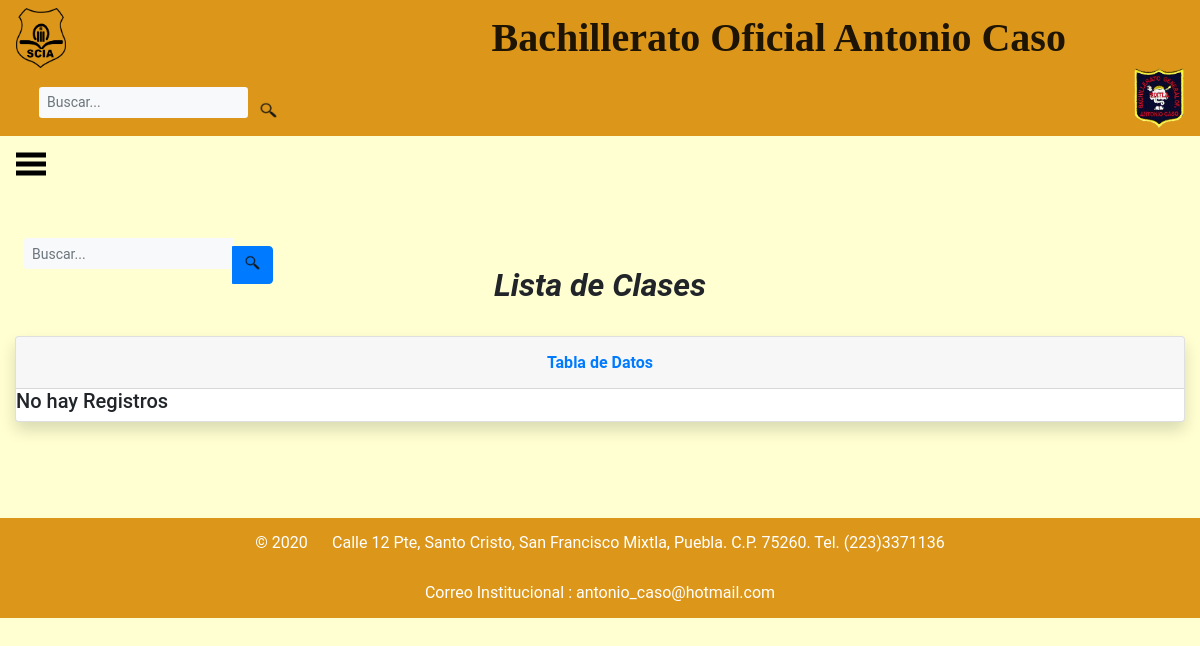
The page /Clases/ListaDetalleClases/ on the database as committed earlier.
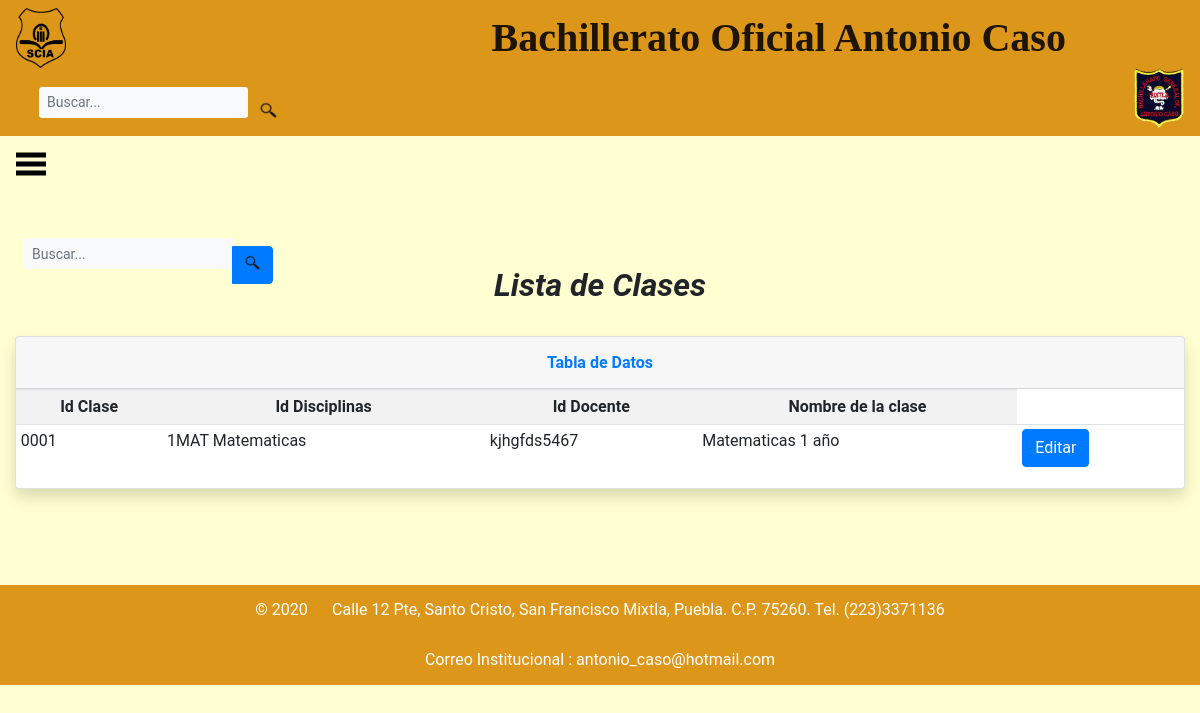
The same page on the database as committed later.
### base_SCIA/models/clase.py (models this page shows, shortened)
class Clase(models.Model):
	Id_Clase = models.CharField(
		primary_key = True,
		max_length=4,
		)
	Id_Disciplina = models.ForeignKey(
		'Disciplinas',
		on_delete=models.CASCADE,
		)
	Id_Docente = models.ForeignKey(
		'Docente',
		on_delete=models.CASCADE,
		)
	Nombre_Clase = models.CharField(
		max_length=30,
		)

### base_SCIA/models/disciplinas.py (models this page shows)
class Disciplinas(models.Model):
	Id_Disciplina = models.CharField(
		primary_key = True,
		max_length=4,
		)
	Nombre_Disciplina = models.CharField(
		max_length=30,
		)
	def __str__(self):
		return '%s %s' % (self.Id_Disciplina, self.Nombre_Disciplina)

### base_SCIA/models/docente.py (models this page shows)
class Docente(models.Model):
	Cedula_Profesional = models.CharField(
		primary_key = True,
		max_length=20,
		)
	Id_Aspirante = models.ForeignKey('Datos_Aspirantes',
		on_delete=models.CASCADE,
		)
	Grupo_Tutorado = models.CharField(max_length=30,
		)
	def __str__(self):
		return '%s ' % (self.Cedula_Profesional)

### base_SCIA/views.py (the view)
# urls.py: url(r'^Clases/ListaDetalleClases/$', views.listar_clases),
def listar_clases(request):
	busqueda = request.POST.get("buscarc") #Recuperamos la busqueda del usuario
	clases = Clase.objects.all()
	if busqueda: #Preguntando si busqueda está llena
		clases = Clase.objects.filter(
			Q(Id_Clase__icontains = busqueda)
		).distinct()
	return render(request, 'ListaDetalleClases.html', {'clases':clases})

### base_SCIA/templates/ListaDetalleClases.html (shortened to what this page needs)
<!DOCTYPE html>
<html>
<head style="background-color: #FFFFD1;">
	{%load static%}
	{% load bootstrap4%}
	{% bootstrap_css %}
	{%include 'encabezadoC.html'%}
	{%include 'lateral.html'%}
	{% block buscador %}
	<form class="d-none d-sm-inline-block form-inline mr-auto ml-md-3 my-2 my-md-0 mw-100 navbar-search form-control-sm " method="POST"> {% csrf_token %}
		<div class="input-group" align="right">
			<input type="text" class="form-control bg-light border-0 small form-control-sm" placeholder="Buscar..." name="buscarc" value="{{ request.POST.buscarc }}">
			<div class="input-group-append" align="right">
				<button class="btn btn-primary" type="submit" >
					<input type=image src="{% static 'base_aspirantes/images/encabezado/busqueda.png'%}" width="15" height="15">
				</button>
			</div>
		</div>
	</form>
	{% endblock buscador %}
</head>
<body style="background-color: #FFFFD1; font-family: Roboto;">
	<center><h2><b><i> Lista de Clases</i></b></h2></center>
	<br>
	<div class="container-fluid">
		<div class="card shadow mb-4">
			<div class="card-header py-3">
				<h6 class="m-0 font-weight-bold text-primary" align="center">Tabla de Datos</h6>
			</div>
			{% if clases %}
			<div class="table-responsive" >
				<table class="table table-striped table-hover table-sm " >
					<tr align="center">
						<td> <b> Id Clase</b></td>
						<td> <b> Id Disciplinas</b></td>
						<td> <b> Id Docente</b></td>
						<td> <b> Nombre de la clase</b></td>
					</tr>
					{% for s in clases %}
					<tr>
					<td> {{s.Id_Clase}} </td>
					<td> {{s.Id_Disciplina}} </td>
					<td> {{s.Id_Docente}} </td>
					<td> {{s.Nombre_Clase}} </td>
					<td>
						<a class = "btn btn-primary" href=" {% url 'ClasesEditar' s.Id_Clase %}">Editar</a>
					</td>
					{% endfor %}
				</table>
			</div>
			{% else %}
			<h5>No hay Registros</h5>
			{% endif%}
		</div>
	</div>
</body>
<br>
<br>
<br>
<footer>
	{%include 'footer.html'%}
</footer>
</html>

Rows that differ between the two databases and show on the page:
added Clase: Id_Clase "0001", Id_Disciplina "1MAT Matematicas", Id_Docente "kjhgfds5467", Nombre_Clase "Matematicas 1 año"
Other text that changed with them:
text no longer shown: "No hay Registros"
text now shown: "Id Clase Id Disciplinas Id Docente Nombre de la clase"
